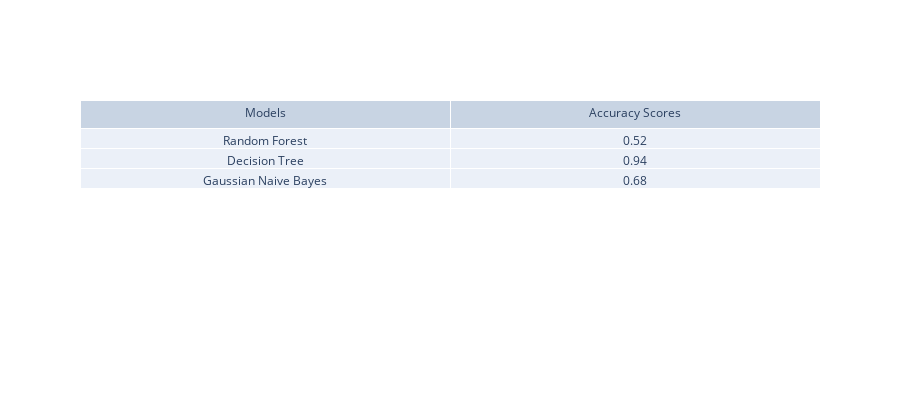

The notebook cell this image was saved under:
### Code cell
fig = go.Figure(data=[go.Table(header=dict(values=['Models', 'Accuracy Scores']),cells=dict(values=[model_list,acc_list]))])
fig.update_layout(width=900, height=400)
fig.show()

### Figure 1 — Plotly figure (JSON) as saved in the notebook; plotly's stock layout.template omitted (floating-point values rounded to 4 significant figures)
{"data": [{"cells": {"values": [["Random Forest", "Decision Tree", "Gaussian Naive Bayes"], [0.52, 0.94, 0.68]]}, "header": {"values": ["Models", "Accuracy Scores"]}, "type": "table"}], "layout": {"height": 400, "width": 900}}
